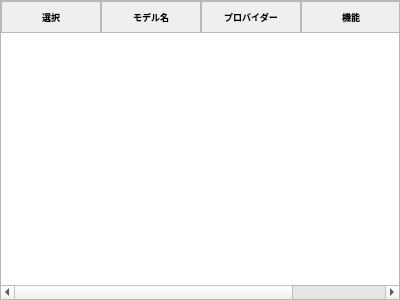
<?xml version="1.0" encoding="UTF-8"?>
<ui version="4.0">
 <class>ModelSelectionTableWidget</class>
 <widget class="QWidget" name="ModelSelectionTableWidget">
  <property name="geometry">
   <rect>
    <x>0</x>
    <y>0</y>
    <width>400</width>
    <height>300</height>
   </rect>
  </property>
  <property name="windowTitle">
   <string>Model Selection Table</string>
  </property>
  <layout class="QVBoxLayout" name="verticalLayoutMain">
   <property name="spacing">
    <number>6</number>
   </property>
   <property name="leftMargin">
    <number>0</number>
   </property>
   <property name="topMargin">
    <number>0</number>
   </property>
   <property name="rightMargin">
    <number>0</number>
   </property>
   <property name="bottomMargin">
    <number>0</number>
   </property>
   <item>
    <widget class="QTableWidget" name="tableWidgetModels">
     <property name="sizePolicy">
      <sizepolicy hsizetype="Expanding" vsizetype="Expanding">
       <horstretch>0</horstretch>
       <verstretch>1</verstretch>
      </sizepolicy>
     </property>
     <property name="minimumSize">
      <size>
       <width>0</width>
       <height>150</height>
      </size>
     </property>
     <property name="styleSheet">
      <string>QTableWidget {
    font-size: 9px;
    gridline-color: #e0e0e0;
    selection-background-color: #e3f2fd;
}
QTableWidget::item {
    padding: 4px;
    color: palette(text);
}
QHeaderView::section {
    font-size: 9px;
    font-weight: bold;
    background-color: palette(button);
    color: palette(buttonText);
    border: 1px solid palette(mid);
    padding: 4px;
}</string>
     </property>
     <property name="alternatingRowColors">
      <bool>true</bool>
     </property>
     <property name="selectionBehavior">
      <enum>QAbstractItemView::SelectionBehavior::SelectRows</enum>
     </property>
     <property name="horizontalScrollMode">
      <enum>QAbstractItemView::ScrollMode::ScrollPerItem</enum>
     </property>
     <property name="gridStyle">
      <enum>Qt::PenStyle::SolidLine</enum>
     </property>
     <property name="sortingEnabled">
      <bool>true</bool>
     </property>
     <property name="wordWrap">
      <bool>true</bool>
     </property>
     <property name="columnCount">
      <number>4</number>
     </property>
     <attribute name="horizontalHeaderVisible">
      <bool>true</bool>
     </attribute>
     <attribute name="horizontalHeaderCascadingSectionResizes">
      <bool>false</bool>
     </attribute>
     <attribute name="horizontalHeaderHighlightSections">
      <bool>false</bool>
     </attribute>
     <attribute name="horizontalHeaderShowSortIndicator" stdset="0">
      <bool>true</bool>
     </attribute>
     <attribute name="horizontalHeaderStretchLastSection">
      <bool>false</bool>
     </attribute>
     <attribute name="verticalHeaderVisible">
      <bool>false</bool>
     </attribute>
     <attribute name="verticalHeaderCascadingSectionResizes">
      <bool>false</bool>
     </attribute>
     <attribute name="verticalHeaderDefaultSectionSize">
      <number>24</number>
     </attribute>
     <attribute name="verticalHeaderStretchLastSection">
      <bool>false</bool>
     </attribute>
     <column>
      <property name="text">
       <string>選択</string>
      </property>
     </column>
     <column>
      <property name="text">
       <string>モデル名</string>
      </property>
     </column>
     <column>
      <property name="text">
       <string>プロバイダー</string>
      </property>
     </column>
     <column>
      <property name="text">
       <string>機能</string>
      </property>
     </column>
    </widget>
   </item>
  </layout>
 </widget>
 <resources/>
 <connections/>
</ui>
